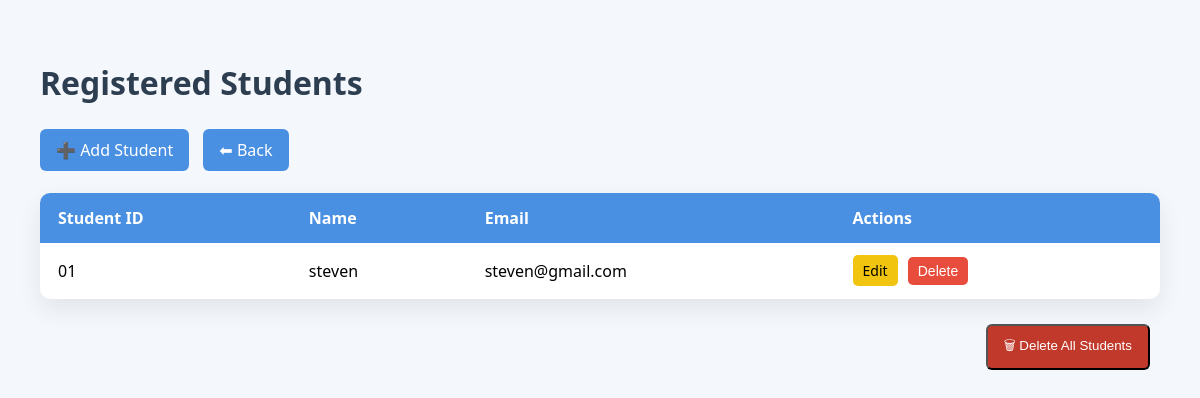
The app's page /staff/view-students (signed in), older data.
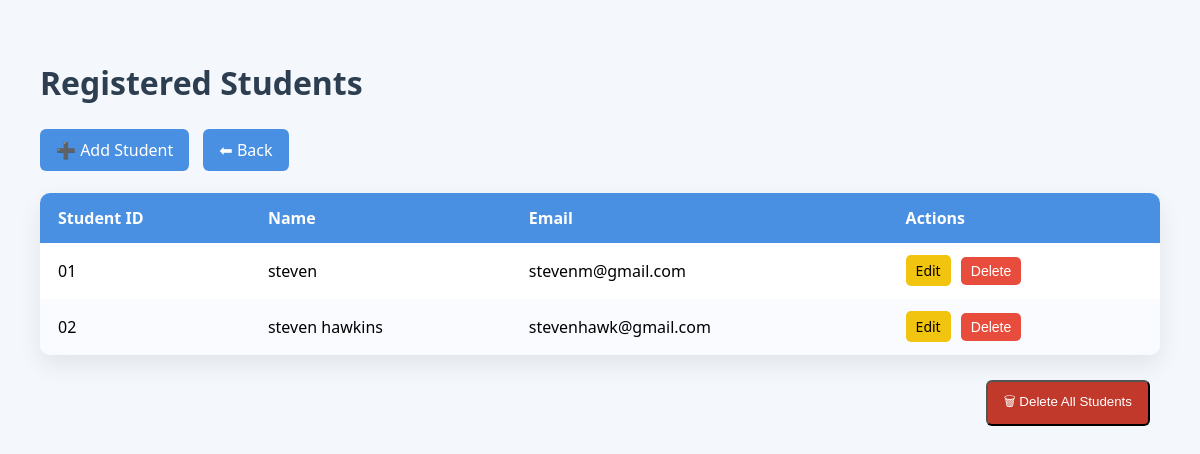
The same page, newer data.
### tables this page shows
CREATE TABLE students (
    id TEXT PRIMARY KEY,
    name TEXT NOT NULL,
    email TEXT NOT NULL
, password TEXT);

### app.py (the view)
@app.route("/staff/view-students")
def view_students():
    if "staff" not in session:
        return redirect(url_for("staff_login"))
    db = get_db()
    students = db.execute("SELECT * FROM students").fetchall()
    db.close()
    return render_template("view_students.html", students=students)

### app.py (called while the page is built)
def get_db():
    conn = sqlite3.connect(DATABASE)
    conn.row_factory = sqlite3.Row
    return conn

### templates/view_students.html (shortened to what this page needs)
<!DOCTYPE html>
<html lang="en">
<head>
</head>
<body>
<div class="container">
    <h1>Registered Students</h1>
    <div class="top-actions">
        <a class="btn" href="{{ url_for('add_student') }}">➕ Add Student</a>
        <a class="btn" href="{{ url_for('staff_dashboard') }}">⬅ Back</a>
    </div>
    <br>
    <table>
        <thead>
            <tr>
                <th>Student ID</th>
                <th>Name</th>
                <th>Email</th>
                <th>Actions</th>
            </tr>
        </thead>
        <tbody>
            {% if students %}
                {% for s in students %}
                <tr>
                    <td>{{ s.id }}</td>
                    <td>{{ s.name }}</td>
                    <td>{{ s.email }}</td>
                    <td class="actions">
                        <a class="edit" href="{{ url_for('edit_student', sid=s.id) }}">Edit</a>
                        <form method="POST"
                              action="{{ url_for('delete_student', sid=s.id) }}"
                              style="display:inline;"
                              onsubmit="return confirm('Delete this student?');">
                            <button type="submit" class="delete">Delete</button>
                        </form>
                    </td>
                </tr>
                {% endfor %}
            {% else %}
                <tr>
                    <td colspan="4" class="empty">No students found</td>
                </tr>
            {% endif %}
        </tbody>
    </table>
    {% if students %}
    <div class="bottom-actions">
        <form method="POST"
              action="{{ url_for('delete_all_students') }}"
              onsubmit="return confirm('⚠️ Delete ALL students permanently?');">
            <button type="submit" class="btn danger">🗑 Delete All Students</button>
        </form>
    </div>
    {% endif %}
</div>
</body>
</html>

### templates/view_students.html (style rules this page uses)
body { margin: 0; font-family: "Segoe UI", sans-serif; background: #f4f7fc; }
.container { padding: 40px; }
h1 { color: #2c3e50; margin-bottom: 25px; }
table { width: 100%; border-collapse: collapse; background: white; border-radius: 10px; overflow: hidden; box-shadow: 0 10px 25px rgba(0,0,0,0.08); }
th, td { padding: 14px 18px; text-align: left; }
th { background: #4a90e2; color: white; }
tr:nth-child(even) { background: #f9fbff; }
.actions a, .actions button { font-size: 14px; padding: 6px 10px; border-radius: 5px; margin-right: 6px; border: none; cursor: pointer; text-decoration: none; }
.edit { background: #f1c40f; color: black; }
.delete { background: #e74c3c; color: white; }
.btn { display: inline-block; padding: 10px 16px; background: #4a90e2; color: white; text-decoration: none; border-radius: 6px; margin-right: 10px; }
.danger { background: #c0392b; }
.bottom-actions { margin-top: 25px; text-align: right; }

Row changes from the older to the newer data that the page shows:
changed students "steven": email "steven@gmail.com" → "stevenm@gmail.com"
added students: id "02", name "steven hawkins", email "stevenhawk@gmail.com"
